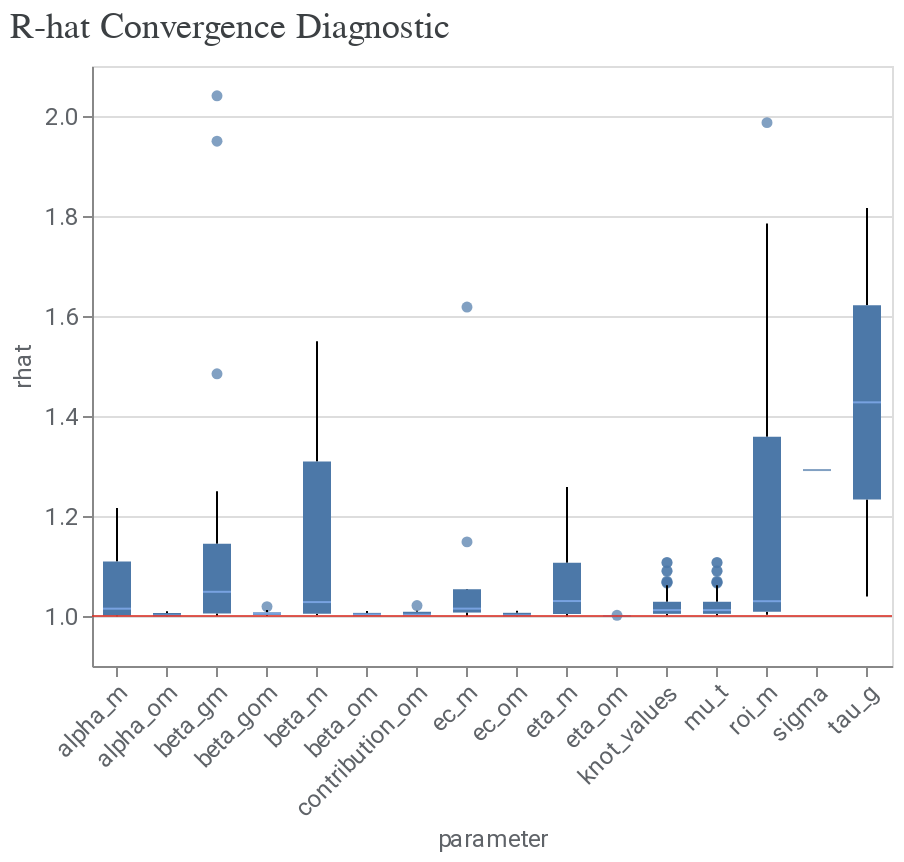

Here is the notebook cell this chart was saved with:
### Code cell
model_diagnostics2 = visualizer.ModelDiagnostics(model2)
model_diagnostics2.plot_rhat_boxplot()

### Figure 1 — Vega-Lite specification as saved in the notebook (floating-point values rounded to 4 significant figures; data arrays with more than 128 entries replaced by an {"elided": "..."} marker saying what was removed)
{"config": {"view": {"continuousWidth": 300, "continuousHeight": 300}, "axis": {"labelColor": "#5F6368", "labelFont": "Roboto", "labelFontSize": 12, "titleColor": "#5F6368", "titleFont": "Roboto", "titleFontSize": 12, "titleFontWeight": "normal"}}, "layer": [{"data": {"name": "data-6a9ce9d1308ef6ab5f43aeae7aed63e0"}, "mark": {"type": "boxplot", "median": {"color": "#8AB4F8"}, "outliers": {"filled": true}}, "encoding": {"x": {"axis": {"labelAngle": -45}, "field": "parameter", "type": "nominal"}, "y": {"field": "rhat", "scale": {"zero": false}, "type": "quantitative"}}}, {"data": {"name": "empty"}, "mark": {"type": "rule", "color": "#D93025", "opacity": 0.8}, "encoding": {"y": {"datum": 1}}}], "title": {"text": "R-hat Convergence Diagnostic", "anchor": "start", "color": "#3C4043", "font": "Google Sans Display", "fontSize": 18, "fontWeight": "normal", "offset": 10}, "width": 400, "$schema": "https://vega.github.io/schema/vega-lite/v5.20.1.json", "datasets": {"data-6a9ce9d1308ef6ab5f43aeae7aed63e0": {"elided": "513 records"}, "empty": [{}]}}
